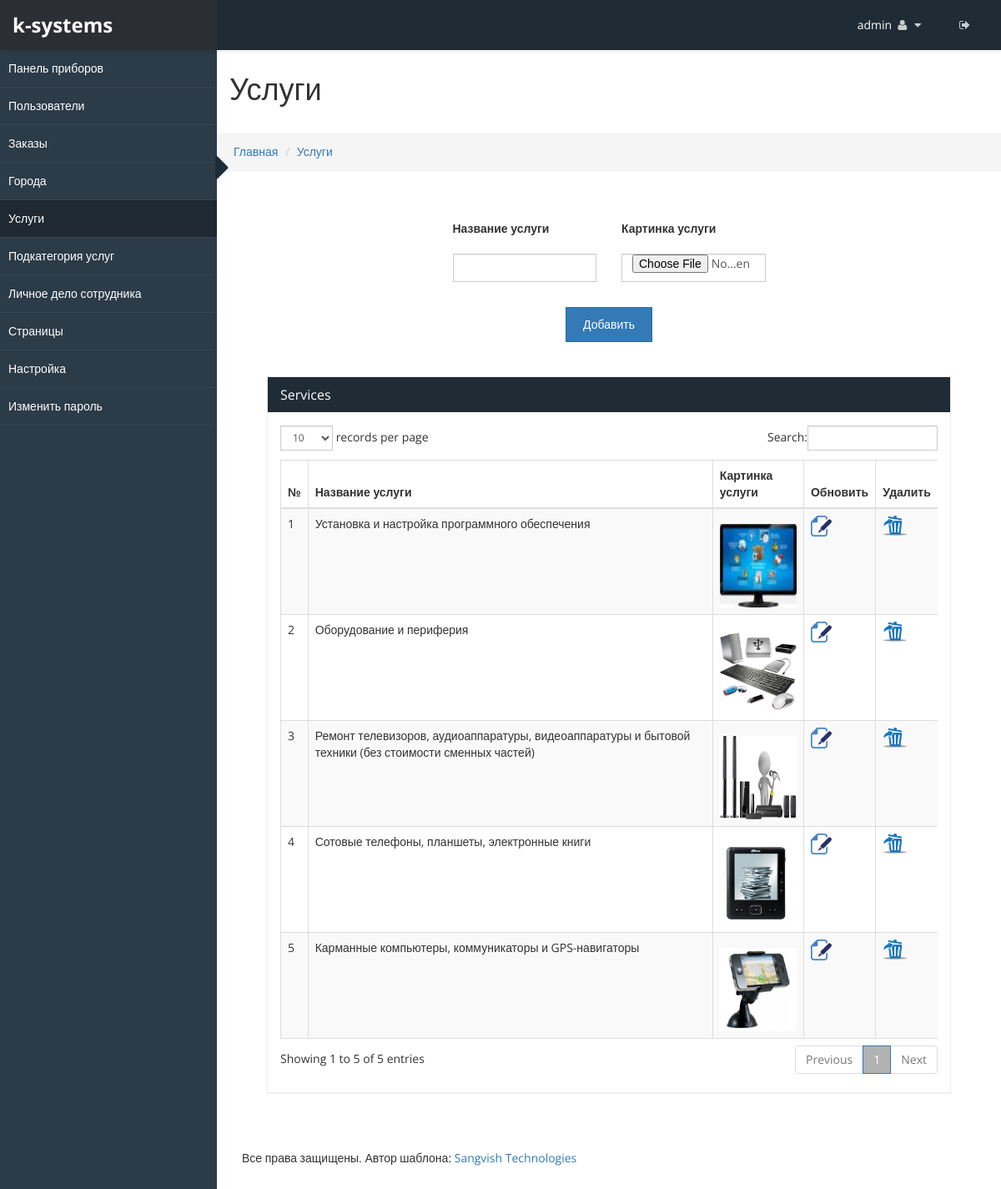
The page /admincp/services.php (signed in) on the database its author committed.
### tables this page shows
CREATE TABLE `sv_admin_login` (
  `admin_id` int(20) NOT NULL,
  `user_name` varchar(255) NOT NULL,
  `password` varchar(255) NOT NULL,
  `email_id` varchar(255) NOT NULL,
  `site_name` varchar(255) NOT NULL,
  `logo` varchar(255) NOT NULL,
  `favicon` varchar(255) NOT NULL,
  `site_desc` varchar(255) NOT NULL,
  `keyword` varchar(255) NOT NULL,
  `site_url` varchar(255) NOT NULL,
  `paypal_id` varchar(200) NOT NULL,
  `currency_mode` varchar(200) NOT NULL,
  `paypal_site_mode` varchar(200) NOT NULL
);

CREATE TABLE `sv_services` (
  `services_id` int(25) NOT NULL,
  `services_name` varchar(255) NOT NULL,
  `service_img` varchar(255) NOT NULL
);

### admincp/services.php (the view, shortened to what this page needs)
<!DOCTYPE html>
<html xmlns="http://www.w3.org/1999/xhtml">
<?php include("../connection.php"); ?>
<?php
if(isset($_REQUEST['services_id']))
	{
		$services_id=$_REQUEST['services_id'];
		$res=mysqli_query($con, "select * from sv_services where services_id='$services_id'");
		$row=mysqli_num_rows($res);
		if($row==0)
	 	{
		  $services_id="";
		  $services_name="";
		  $service_img="";
		  $typ="add";
		}
		else
		{
			$fet=mysqli_fetch_array($res);
			$services_name=mysqli_real_escape_string($con, $fet['services_name']);
			$service_img=mysqli_real_escape_string($con, $fet['service_img']);
			$typ="update";
		}
	}
	else
	{
		$services_name="";
		$service_img="";
	}
?>
<body>
    <div id="wrapper">
        <?php include("top_menu.php") ?>
        <?php include("side_menu.php") ?>
        <div id="page-wrapper" >
		  <div class="header">
                        <h1 class="page-header">
                            Услуги
                        </h1>
						<ol class="breadcrumb">
					  <li><a href="dashboard.php">Главная</a></li>
					  <li><a href="#">Услуги</a></li>
					</ol>
		</div>
            <div id="page-inner">
			    <div class="panel-body">
			<form class="" name="service_s" id="service_s" method="post" enctype="multipart/form-data" action="services_add.php">
					<div class="col-lg-3 col-md-3 col-sm-3"></div>
				<div class="col-lg-6 col-md-6 col-sm-6 table-bg">
                <div class="col-lg-6 col-md-6 col-sm-6">
					<div class="form-group">
					<label>Название услуги</label>
				</div>
					<input type="text" required="required" id="sname" class="form-control" name="sname" value="<?php echo $services_name;?>">
				</div>
				<div class="col-lg-6 col-md-6 col-sm-6">
					<div class="form-group">
						<label>Картинка услуги</label>
					</div>
						<input type="file" id="service_img" class="form-control" name="service_img" value="<?php echo $service_img;?>">
				</div>
				</div>
				<div class="col-lg-12 col-md-12 col-sm-12 text-center" >
					<?php if(isset($_REQUEST['services_id'])) { ?>
					<button type="button" class="btn btn-primary" onclick="javascript:services_funct()">Обновить</button>
					<?php } else { ?>
					<button type="button"  class="btn btn-primary" onclick="javascript:services_funct()">Добавить</button>
					<?php } ?>
				</div>
					<div class="col-lg-3 col-md-3 col-sm-3"></div>
					</div>
            <div id="page-inner">
            <div class="row">
                <div class="col-md-12">
                    <div class="panel panel-default">
                        <div class="panel-heading">
                             Services
                        </div>
                        <div class="panel-body">
                            <div class="table-responsive">
                                <table class="table table-striped table-bordered table-hover" id="dataTables-example">
                                    <thead>
                                        <tr>
                                            <th>№</th>
											<th>Название услуги</th>
											<th>Картинка услуги</th>
											<th>Обновить</th>
											<th>Удалить</th>
                                        </tr>
                                    </thead>
									<tbody>
									<?php
										$sno=0;
										$res=mysqli_query($con, "select * from sv_services ORDER BY services_id DESC");
										while($row=mysqli_fetch_array($res))
										{
											$sno++;
											$services_id=mysqli_real_escape_string($con, $row['services_id']);
											$services_name=mysqli_real_escape_string($con, $row['services_name']);
											$service_img=mysqli_real_escape_string($con, $row['service_img']);
									?>
										<tr>
											<td><?php echo $sno; ?></td>
											<td><?php echo $services_name; ?></td>
											<td><img class="img-responsive sv_service_img" src="admin-logo/<?php echo $service_img;?>" ></td>
											<td><a href="services.php?services_id=<?php echo $services_id;?>"><img src="images/file_edit.png"  alt="update" title="update" ></a></td>
											<td><a href="javascript:services_del('<?php echo $services_id;?>');"><img src="images/delete.png" alt="" title="delete"></a></td>
										</tr>
										<?php } ?>
									</tbody>
                                </table>
                            </div>
                        </div>
                    </div>
                </div>
            </div>
                   </div>
				   				<?php include("footer.php") ?>
    </div>
            </div>
</body>
</html>

### admincp/top_menu.php (shortened to what this page needs)
<?php
 $res=mysqli_fetch_array(mysqli_query($con, "select * from sv_admin_login"));
	$site_name=mysqli_real_escape_string($con, $res['site_name']);
	$site_url=mysqli_real_escape_string($con, $res['site_url']);
?>
<head>
    <link href="css/bootstrap.css" rel="stylesheet" />
    <link href="css/font-awesome.css" rel="stylesheet" />
    <link href="css/custom-styles.css" rel="stylesheet" />
    <link href="js/dataTables/dataTables.bootstrap.css" rel="stylesheet" />
	    <link href="css/style.css" rel="stylesheet" />
    <link rel="stylesheet" href="js/Lightweight-Chart/cssCharts.css">
	    <link href="css/style.css" rel="stylesheet" />
		<link href="http://www.jqueryscript.net/css/jquerysctipttop.css" rel="stylesheet" type="text/css">
<link rel="stylesheet" type="text/css" href="css/livegraph.css" />
</head>
<?php include("../connection.php");
if(!isset($_SESSION['user_nam']))
	header("Location:index.php");
else
{
	$user_name=mysqli_real_escape_string($con, $_SESSION['user_nam']);
	$res=mysqli_fetch_array(mysqli_query($con, "select * from sv_admin_login where user_name='$user_name'"));
	$uname=mysqli_real_escape_string($con, $res['user_name']);
}
?>
<nav class="navbar navbar-default top-navbar" role="navigation">
            <div class="navbar-header">
                <a class="navbar-brand" href="<?php echo $site_url;?>"><strong><?php echo $site_name; ?></strong></a>
            </div>
            <ul class="nav navbar-top-links navbar-right">
                 <li class="dropdown">
                    <a class="dropdown-toggle" data-toggle="dropdown" href="#" aria-expanded="false">
					<span><?php echo $uname;?></span>
                        <i class="fa fa-user fa-fw"></i> <i class="fa fa-caret-down"></i>
                    </a>
                </li>
				 <li class="dropdown">
                    <a href="logout.php">
                        <i class="fa fa-sign-out" aria-hidden="true"></i>
                    </a>
                </li>
            </ul>
        </nav>

### admincp/css/custom-styles.css (style rules this page uses)
body { font-family: 'Open Sans', sans-serif; background: #fff; }
#wrapper { width: 100%; }
#page-wrapper { padding: 15px 15px; min-height: 600px; background: #fff; }
#page-inner { width:100%; margin:10px 20px 10px 0px; padding: 15px 30px; min-height:600px; }
.text-center { text-align:center; }
h1, .h1, h2, .h2, h3, .h3 { margin-top: 7px; }
body { overflow-x:hidden; }
.panel { border-radius:0px; }
.top-navbar { position: fixed; width: 100%; z-index: 300; -webkit-box-shadow: 0 3px 3px rgba(0, 0, 0, 0.05); -moz-box-shadow: 0 3px 3px rgba(0, 0, 0, 0.05); box-shadow: 0 3px 3px rgba(0, 0, 0, 0.05); }
#page-wrapper { position: relative; top: 55px; box-shadow: 0 0 10px #757575; -moz-box-shadow: 0 0 10px #757575; -webkit-box-shadow: 0 0 10px #757575; }
.breadcrumb { padding: 12px 10px 12px 20px; margin-bottom: 20px; list-style: none; border-radius: 0; -webkit-box-shadow: 0 1px 1px rgba(0,0,0,.05); box-shadow: 0 1px 1px rgba(0,0,0,.05); }
.page-header { padding-bottom: 9px; margin: 0; border-bottom: 1px solid transparent; text-align: left;background-color: #fff;padding: 32px 22px 32px 15px; }
.panel-default { border-color: #ECECEC; }
.panel-default > .panel-heading { color: #FFF; border-color: #FFF; background: #1F2C36 none repeat scroll 0 0; font-size: 16px; }
.top-navbar { margin:0px; padding:0px 30px 0 0; }
.top-navbar .navbar-brand { color: #fff; width: 260px; text-align: left; height: 60px; font-size: 24px; font-weight: 700; line-height: 30px; background: #1F2C36; }
.top-navbar .nav > li { position: relative; display: inline-block; margin: 0px; padding: 0px; }
.top-navbar .nav > li > a { position: relative; display: block; padding: 20px; color: #FFFFFF; margin: 0px; }
.top-navbar { background: #1F2C36; border-bottom:none; }
.top-navbar .nav > li > a > i { margin-right: 2px; }
.navbar-default { border:0px solid black; }
.navbar-header { background: transparent; }
.nav > li > a > i { margin-right:10px; color: rgba(255, 255, 255, 0.76); }
@media (min-width:768px) { #page-wrapper { margin: 0 0 0 260px; padding: 0; min-height: 1200px; } }
@media (min-width:768px) { .navbar { border-radius: 0px; } }

### admincp/css/style.css (style rules this page uses)
.table-bg { padding: 10px; background-color: #fff; margin-bottom:20px; }
.sv_service_img { width: 100px; height: 100px;margin-top:10px; }

### admincp/css/livegraph.css (style rules this page uses)
table { border-collapse: collapse; }
table, th, td { border: 1px solid black; padding: 4px; }

### rows shown on the page
sv_admin_login: site_name "k-systems", user_name "admin"
sv_services: services_name "Установка и настройка программного обеспечения", service_img (picture)
sv_services: services_name "Оборудование и периферия", service_img (picture)
sv_services: services_name "Ремонт телевизоров, аудиоаппаратуры, видеоаппаратуры и бытовой техники (без стоимости сменных частей)", service_img (picture)
sv_services: services_name "Сотовые телефоны, планшеты, электронные книги", service_img (picture)
sv_services: services_name "Карманные компьютеры, коммуникаторы и GPS-навигаторы", service_img (picture)
